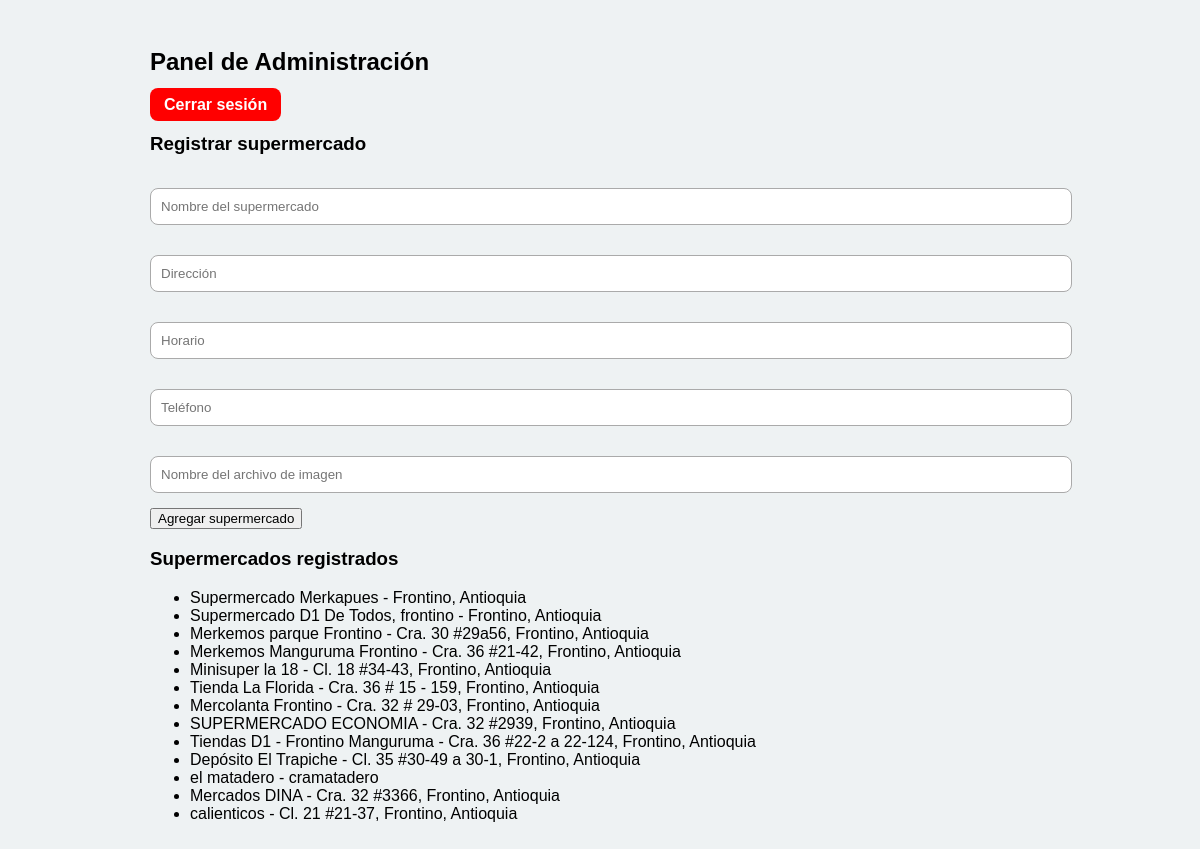
Page /admin (signed in) on the earlier database version.
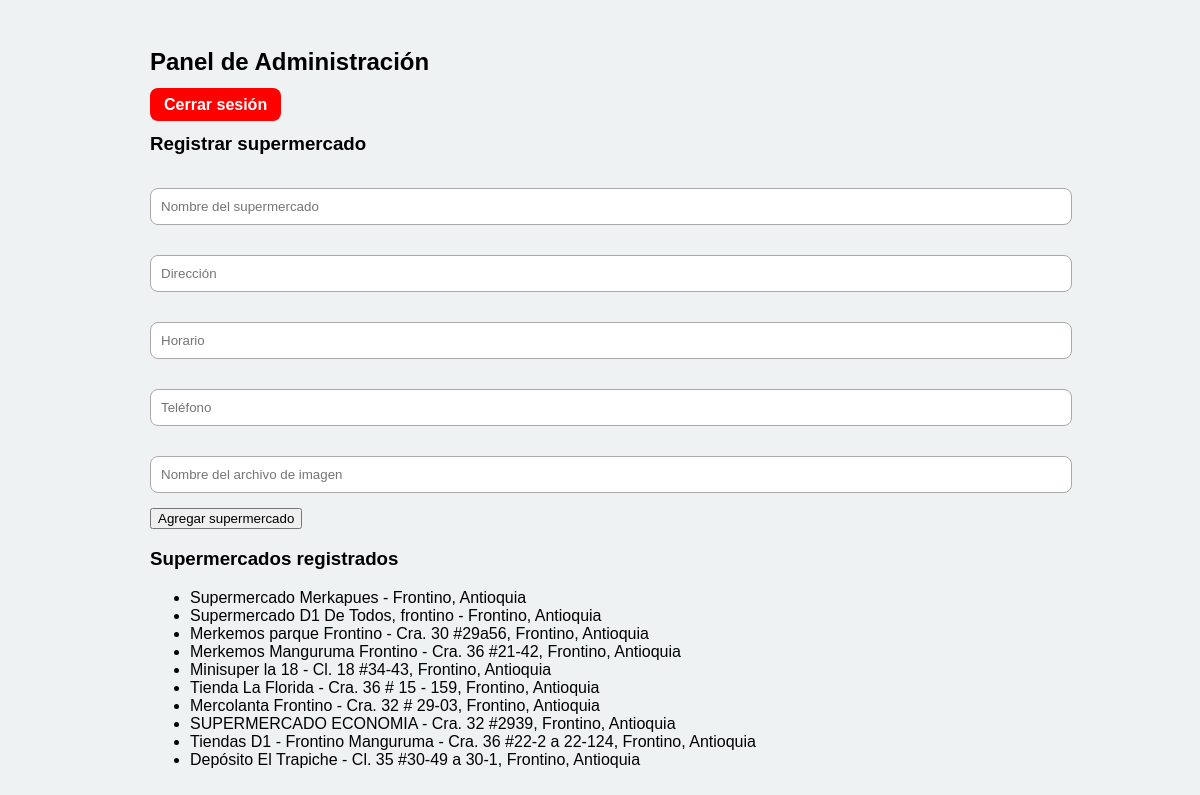
Same page on the later database version.
### tables this page shows
CREATE TABLE supermercados (
    id INTEGER PRIMARY KEY AUTOINCREMENT,
    nombre TEXT NOT NULL,
    direccion TEXT NOT NULL,
    horario TEXT,
    telefono TEXT,
    imagen TEXT
);

### app.py (the view, shortened to what this page needs)
@app.route("/admin", methods=["GET", "POST"])
def admin():
    if not session.get("admin"):
        return redirect("/login")
    conn = get_db()
    supermercados = conn.execute("SELECT * FROM supermercados").fetchall()
    return render_template("admin.html", supermercados=supermercados, admin=session.get("admin"))

### app.py (called while the page is built)
def get_db():
    conn = sqlite3.connect("supermercados.db")
    conn.row_factory = sqlite3.Row
    return conn

### templates/admin.html (shortened to what this page needs)
<!DOCTYPE html>
<html>
<head>
    <link rel="stylesheet" href="/static/styles.css">
</head>
<body>
<div class="container">
    <h2>Panel de Administración</h2>
    <a href="/logout" class="admin-btn" style="background:red;">Cerrar sesión</a>
    <h3>Registrar supermercado</h3>
    <form method="POST" action="/admin">
        <input name="nombre" placeholder="Nombre del supermercado">
        <input name="direccion" placeholder="Dirección">
        <input name="horario" placeholder="Horario">
        <input name="telefono" placeholder="Teléfono">
        <input name="imagen" placeholder="Nombre del archivo de imagen">
        <button class="btn">Agregar supermercado</button>
    </form>
    <h3>Supermercados registrados</h3>
    <ul>
        {% for s in supermercados %}
            <li>{{ s['nombre'] }} - {{ s['direccion'] }}</li>
        {% endfor %}
    </ul>
</div>
</body>
</html>

### static/styles.css (style rules this page uses)
body { background: #eef2f3; font-family: Arial; }
.container { max-width: 900px; margin: auto; padding: 20px; }
input { width: 100%; padding: 10px; margin: 15px 0; border-radius: 8px; border: 1px solid #aaa; }
.admin-btn { background: #007bff; color: white; padding: 8px 14px; text-decoration: none; border-radius: 8px; font-weight: bold; }

Differences in the rows shown:
removed supermercados: nombre "el matadero", direccion "cramatadero"
removed supermercados: nombre "Mercados DINA", direccion "Cra. 32 #3366, Frontino, Antioquia"
removed supermercados: nombre "calienticos", direccion "Cl. 21 #21-37, Frontino, Antioquia"
